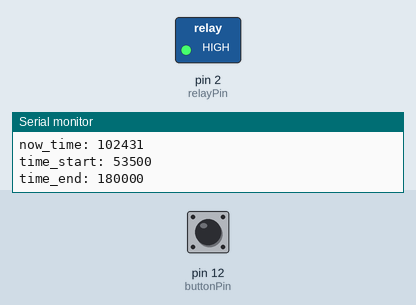
Recording of a sketch running on a simulated Arduino Uno, built with avr-gcc and run on an emulated ATmega328P. Shown: switched loads named in the sketch (green lamp = pin HIGH), the last lines printed to the serial monitor. The test bench sets the inputs (shaded band); at power-on: pin 12 (buttonPin) HIGH. The local clock reads 2024-03-15 10:24:30 at power-on unless the sketch sets it.

Above: at 1.6 s.
1.7 s: pin 12 (buttonPin) pulled LOW for 0.5 s
At 2.32 s:
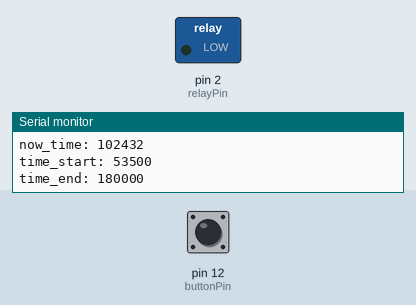
4.0 s: pin 12 (buttonPin) pulled LOW for 3.2 s
At 7.9 s:
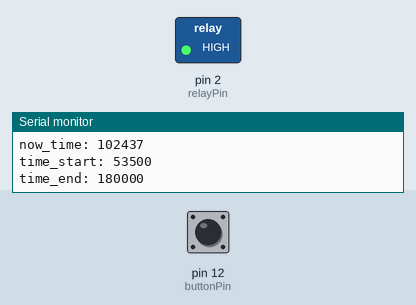
Timing chart, 0 to 9.4 s (numbered marks = the images above; inputs shaded):
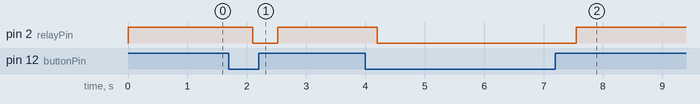

Measured:
- after the input at 1.7 s, pin 2 (relayPin): HIGH → LOW after 0.40 s, → HIGH 0.42 s later
- after the input at 4.0 s, pin 2 (relayPin): HIGH → LOW after 0.20 s, → HIGH 3.4 s later

The sketch:

garden_lighting_system.ino
```cpp
// Date and time functions using a DS1307 RTC connected via I2C and Wire lib

#include <Wire.h>
#include "RTClib.h"

RTC_DS1307 rtc;
//DTR/RST -> GRN
//ATmega328 (3.3V , 8MHz) 5v, 16MHz
const int buttonPin = 12;     // the number of the pushbutton pin: D2
const int relayPin =  2; // the number of the LED pin: D12
// variables will change:
int buttonState = 0;         // variable for reading the pushbutton status
int lastButtonState=0;

//case 1: 16/1 -> 30/4  18:00 - 5:35
    //5:15-> 18:15 offtime == 5*10000+15*100+0 = 51500 -> 18*10000+15*100+00 = 180000
const int c1_date_start = 116;//16+1*100=116
const int c1_date_end = 430;//30+4*100=430
const long c1_time_start = 53500;
const long c1_time_end = 180000;

    //case 2: 1/5 -> 15/10  18:15 - 5:00
const int c2_date_start = 501;
const int c2_date_end = 1015;
const long c2_time_start = 50000;
const long c2_time_end = 181500;

    //Case 3: 6/10 -> 15/1 17:45 - 5:30  == 16/10 -> 31/12 + 1/1 -> 15/1 (2 parts)
const int c3_date_start_p1 = 1016;
const int c3_date_end_p1 = 1231;
const int c3_date_start_p2 = 101;
const int c3_date_end_p2 = 115;
const long c3_time_start = 53000;
const long c3_time_end = 180000;

void setup () {
  Serial.begin(57600);//115200
#ifdef AVR
  Wire.begin();
#else
  Wire1.begin(); // Shield I2C pins connect to alt I2C bus on Arduino Due
#endif
  rtc.begin();
 // rtc.adjust(DateTime(F(__DATE__), F(__TIME__)));
  pinMode(relayPin,OUTPUT);
  digitalWrite(relayPin,LOW);
  pinMode(buttonPin, INPUT_PULLUP);
}

void loop () {
    Serial.println("*******************************************************");
    DateTime now = rtc.now();

    Serial.println();
    Serial.print(now.year(), DEC);
    Serial.print('/');
    Serial.print(now.month(), DEC);
    Serial.print('/');
    Serial.print(now.day(), DEC);
    Serial.print(' ');
    Serial.print(now.hour(), DEC);
    Serial.print(':');
    Serial.print(now.minute(), DEC);
    Serial.print(':');
    Serial.print(now.second(), DEC);
    Serial.println();
    Serial.println();

    buttonState = digitalRead(buttonPin);
    //Serial.print("read(buttonPin): ");
    //Serial.println(buttonState);
    //Serial.print("read(relayPin): ");
    //Serial.println(digitalRead(relayPin));
    // check if the pushbutton is pressed.
    if(lastButtonState != buttonState){
      digitalWrite(relayPin,digitalRead(relayPin) == 0 ? 1 : 0);
    }
    lastButtonState = buttonState;

    //now
    long now_date = now.month()*100 + now.day();
    long now_time = now.hour()*10000L + now.minute()*100 + now.second();

    Serial.print("now_date: ");
    Serial.print(now_date);
    Serial.println();
    Serial.print("now_time: ");
    Serial.println(now_time);

    //case1
    action(c1_date_start, c1_date_end, c1_time_start, c1_time_end, now_date, now_time);
    //case2
    action(c2_date_start, c2_date_end, c2_time_start, c2_time_end, now_date, now_time);
    //case3
    action(c3_date_start_p1, c3_date_end_p1, c3_time_start, c3_time_end, now_date, now_time);
    action(c3_date_start_p2, c3_date_end_p2, c3_time_start, c3_time_end, now_date, now_time);

    delay(400);
}

void action(int date_start, int date_end, long time_start, long time_end, int now_date, long now_time){
  if(now_date >= date_start && now_date <= date_end){
      Serial.println("in if1: ");
      Serial.print("now_time: ");
      Serial.println(now_time);
      Serial.print("time_start: ");
      Serial.println(time_start);
      Serial.print("time_end: ");
      Serial.println(time_end);
      if(now_time == time_start){
        digitalWrite(relayPin,LOW);
        Serial.println("in if2");
      }
      if(now_time == time_end){
        digitalWrite(relayPin,HIGH);
      }
  }
}
```
